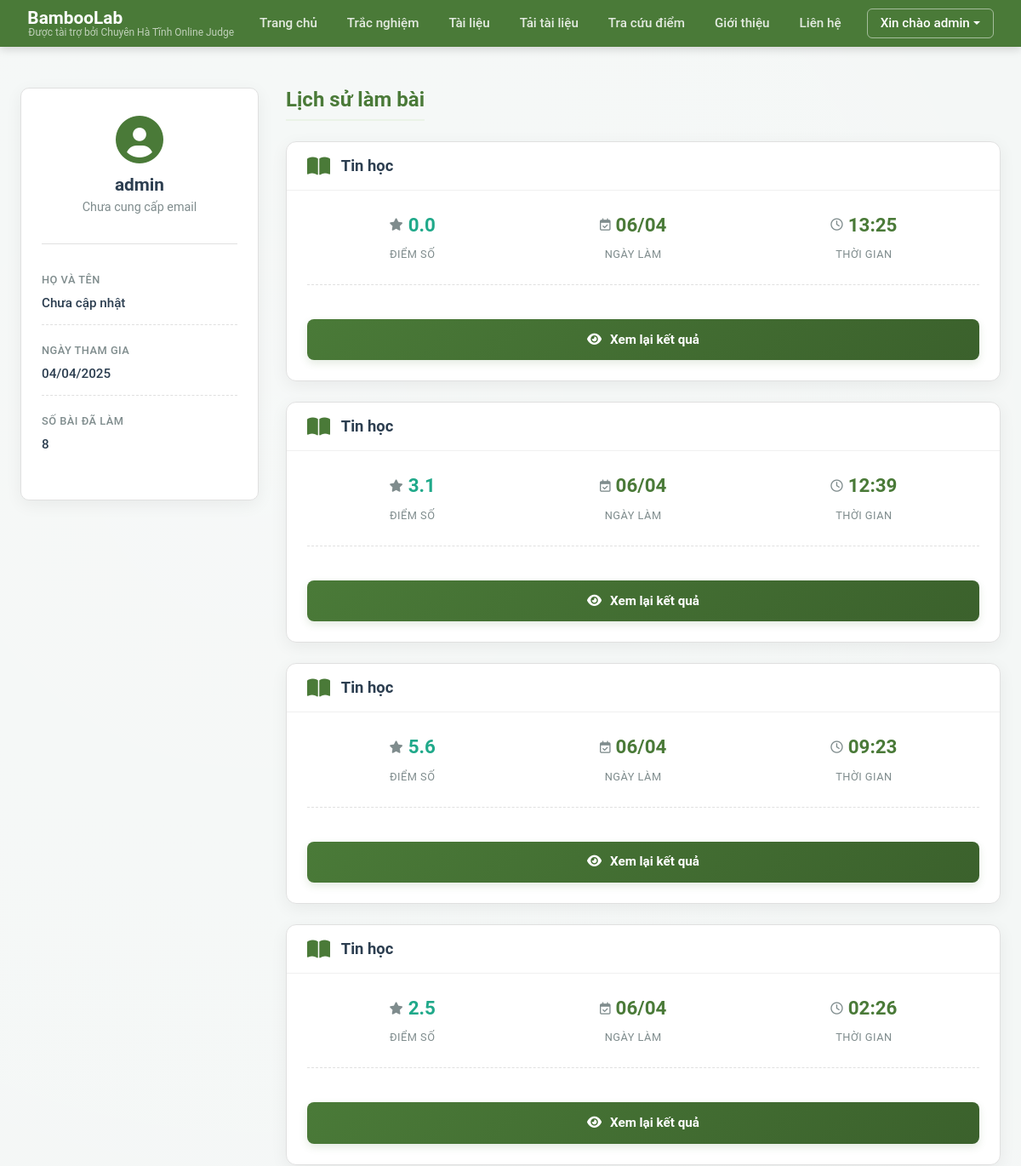
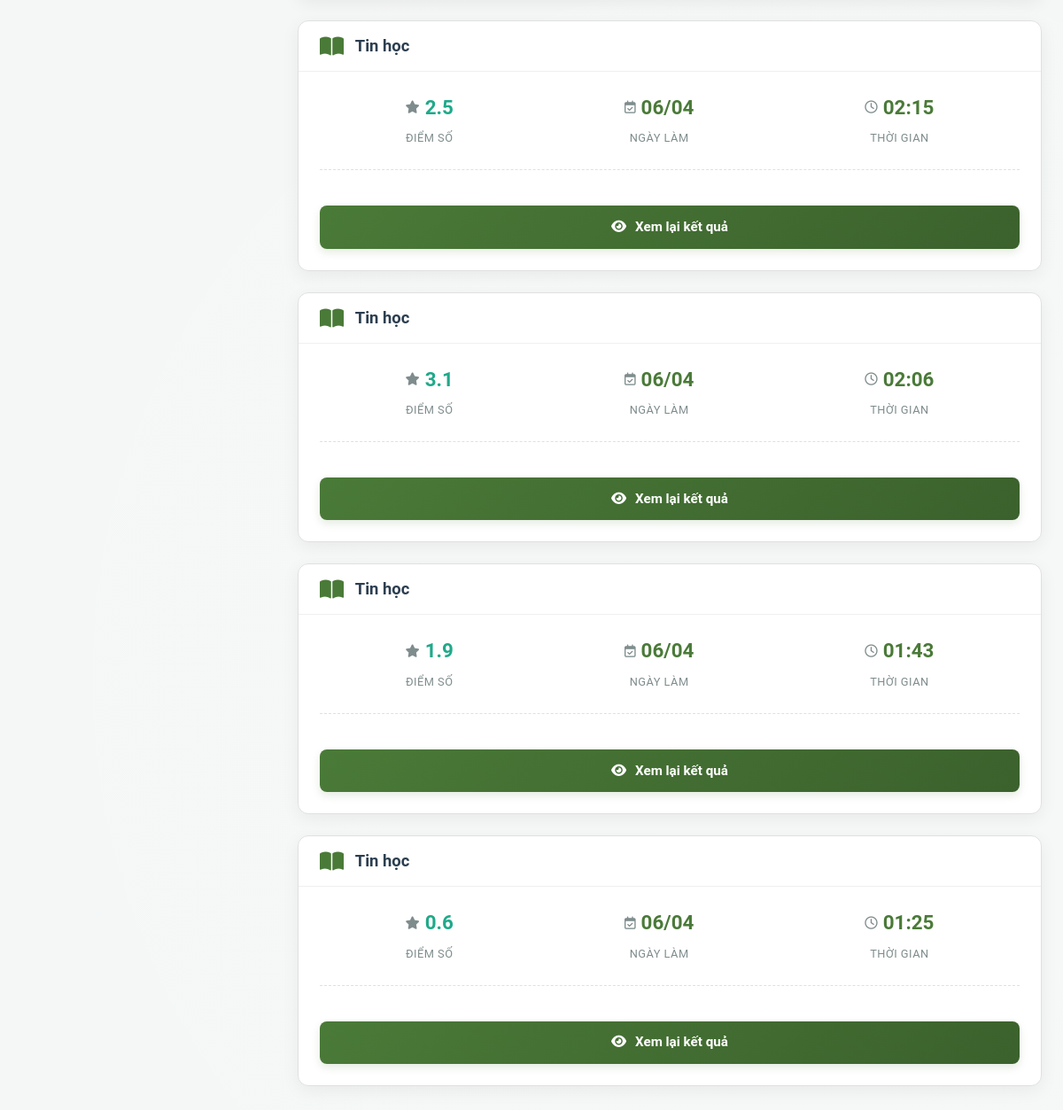
/profile/ (signed in), run on the app's committed database (2 pictures, top to bottom).
### core/models.py (models this page shows, shortened)
class QuizAttempt(models.Model):
    id = models.UUIDField(primary_key=True, default=uuid.uuid4, editable=False)
    user = models.ForeignKey(User, on_delete=models.CASCADE, related_name='quiz_attempts')
    subject = models.ForeignKey(Subject, on_delete=models.CASCADE)
    start_time = models.DateTimeField(default=timezone.now)
    end_time = models.DateTimeField(null=True, blank=True)
    questions = models.ManyToManyField(Question, related_name='attempts')
    score = models.FloatField(null=True, blank=True, help_text="Điểm số trên thang 10")
    completed = models.BooleanField(default=False)
    class Meta:
        ordering = ['-start_time']
        verbose_name = "Lần làm bài"
        verbose_name_plural = "Các lần làm bài"

class Subject(models.Model):
    name = models.CharField(max_length=100, unique=True, verbose_name="Tên môn học")
    code = models.CharField(max_length=20, blank=True, null=True, verbose_name="Mã môn học")
    description = models.TextField(blank=True, null=True, verbose_name="Mô tả")
    created_at = models.DateTimeField(auto_now_add=True)
    updated_at = models.DateTimeField(auto_now=True)
    class Meta:
        verbose_name = "Môn học"
        verbose_name_plural = "Môn học"
        ordering = ['name']

### core/views.py (the view)
# urls.py: path("profile/", user_profile, name="user_profile"),
@login_required
def user_profile(request):
    user = request.user
    quiz_attempts = QuizAttempt.objects.filter(user=user, completed=True)\
                                     .select_related('subject')\
                                     .order_by('-end_time')
    context = {
        'user': user,
        'quiz_attempts': quiz_attempts,
    }
    return render(request, 'profile.html', context)

### templates/profile.html (shortened to what this page needs)
{% extends 'base.html' %}
{% load static %}
{% block styles %}
<link rel="stylesheet" href="https://cdnjs.cloudflare.com/ajax/libs/font-awesome/6.0.0/css/all.min.css">
{% endblock %}
{% block content %}
<div class="profile-layout">
    <aside class="profile-sidebar">
        <div class="sidebar-header">
            <i class="fas fa-user-circle"></i>
            <h2>{{ user.username }}</h2>
            <p>{{ user.email|default:"Chưa cung cấp email" }}</p>
        </div>
        <div class="user-details">
            <dl>
                <dt>Họ và tên</dt>
                <dd>{{ user.get_full_name|default:"Chưa cập nhật" }}</dd>
                <dt>Ngày tham gia</dt>
                <dd>{{ user.date_joined|date:"d/m/Y" }}</dd>
                <dt>Số bài đã làm</dt>
                <dd>{{ quiz_attempts.count }}</dd>
            </dl>
        </div>
    </aside>
    <main class="history-content">
        <h1 class="content-header">Lịch sử làm bài</h1>
        {% if quiz_attempts %}
            {% for attempt in quiz_attempts %}
            <div class="history-card">
                <div class="history-card-header">
                    <i class="fas fa-book-open"></i>
                    <h3>{{ attempt.subject.name }}</h3>
                </div>
                <div class="history-card-body">
                    <div class="history-stats">
                        <div class="stat-item">
                            <span class="stat-value score">
                                <i class="fas fa-star"></i>
                                {{ attempt.score|floatformat:1|default:"--" }}
                            </span>
                            <span class="stat-label">Điểm số</span>
                        </div>
                        <div class="stat-item">
                            <span class="stat-value">
                                <i class="far fa-calendar-check"></i>
                                {{ attempt.end_time|default:attempt.start_time|date:"d/m" }}
                            </span>
                            <span class="stat-label">Ngày làm</span>
                        </div>
                        <div class="stat-item">
                            <span class="stat-value">
                                <i class="far fa-clock"></i>
                                {{ attempt.end_time|default:attempt.start_time|date:"H:i" }}
                            </span>
                            <span class="stat-label">Thời gian</span>
                        </div>
                    </div>
                    <div class="history-card-footer">
                        <a href="{% url 'quiz_result' attempt.id %}" class="btn-view-result" title="Xem chi tiết kết quả">
                             <i class="fas fa-eye"></i> Xem lại kết quả
                        </a>
                    </div>
                </div>
            </div>
            {% endfor %}
        {% endif %}
    </main>
</div>
{% endblock %}

### templates/base.html (shortened to what this page needs)
<!DOCTYPE html>
<html lang="vi">
<head>
    <link href="https://cdn.jsdelivr.net/npm/bootstrap@5.3.0-alpha1/dist/css/bootstrap.min.css" rel="stylesheet">
    <link rel="stylesheet" href="https://cdnjs.cloudflare.com/ajax/libs/font-awesome/6.4.0/css/all.min.css">
    {% block styles %}{% endblock %}
</head>
<body>
    {% block navbar %}
    <nav class="navbar">
        <div class="navbar-container">
            <div class="logo-container">
                <div class="logo">
                    <a href="/">
                        <span>BambooLab</span>
                    </a>
                </div>
                <div class="sponsor-text">
                    Được tài trợ bởi Chuyên Hà Tĩnh Online Judge
                </div>
            </div>
            <div class="nav-links">
                 <a href="/" class="{% if request.path == '/' %}active{% endif %}">Trang chủ</a>
                 {% if user.is_staff %}
                 <a href="{% url 'quiz-list' %}" class="{% if '/quiz/' in request.path %}active{% endif %}">Trắc nghiệm</a>
                 <a href="{% url 'document-list' %}" class="{% if '/documents/' in request.path %}active{% endif %}">Tài liệu</a>
                 <a href="{% url 'upload-document' %}" class="{% if request.path == '/upload-document/' %}active{% endif %}">Tải tài liệu</a>
                 <a href="{% url 'score-ranking' %}" class="{% if request.path == '/score-ranking/' %}active{% endif %}">Tra cứu điểm</a>
                 {% endif %}
                 <a href="#">Giới thiệu</a>
                 <a href="#">Liên hệ</a>
            </div>
            <div class="nav-buttons">
                 {% if user.is_authenticated %}
                 <div class="nav-item dropdown">
                     <a class="login-btn dropdown-toggle d-flex align-items-center" href="#" id="userDropdownOld" role="button" data-bs-toggle="dropdown" aria-expanded="false">
                         Xin chào {{ user.first_name|default:user.username }}
                     </a>
                 </div>
                 {% else %}
                 <a href="{% url 'login_view' %}" class="login-btn">Đăng nhập</a>
                 <a href="{% url 'register_view' %}" class="signup-btn">Đăng ký</a>
                 {% endif %}
            </div>
        </div>
    </nav>
    {% endblock %}
    <main class="flex-grow-1">
        {% block content %}{% endblock %}
    </main>
</body>
</html>

### templates/base.html (style rules this page uses)
:root { --primary-color: #5a9145; --primary-light: #7db25a; --primary-dark: #4a7a38; --primary-bg: #edf5e7; --accent-color: #20a98a; --text-color: #3b5728; --text-light: #6b8b54; --white: #FFFFFF; --light-bg: #f5f9f0; --dark-bg: #ebf2e4; --gray-text: #6c757d; --card-shadow: 0 10px 30px rgba(0, 0, 0, 0.07); --border-color: rgba(0, 0, 0, 0.07); }
body { font-family: 'Segoe UI', Tahoma, Geneva, Verdana, sans-serif; color: var(--gray-text); background-color: var(--primary-bg); background-image: radial-gradient(circle at 25% 20%, rgba(255, 255, 255, 0.2) 0%, transparent 50%), radial-gradient(circle at 75% 80%, rgba(255, 255, 255, 0.2) 0%, transparent 50%); background-attachment: fixed; margin: 0; display: flex; flex-direction: column; min-height: 100vh; }
main { flex-grow: 1; }
.navbar { background-color: var(--primary-dark); box-shadow: 0 3px 10px rgba(0, 0, 0, 0.15); padding: 10px 0; position: sticky; top: 0; z-index: 1000; }
.navbar-container { display: flex; justify-content: space-between; align-items: center; max-width: 1200px; margin: 0 auto; padding: 0 20px; height: 100%; }
.logo-container { display: flex; flex-direction: column; align-items: flex-start; flex-shrink: 0; margin-right: 20px; }
.logo a { display: flex; align-items: center; text-decoration: none; color: var(--white); font-weight: bold; font-size: 1.3rem; line-height: 1; }
.sponsor-text { font-size: 0.75rem; color: rgba(255, 255, 255, 0.65); margin-top: 0px; line-height: 1; font-weight: 400; margin-left: 1px; }
.nav-links { display: flex; gap: 15px; justify-content: center; flex-grow: 1; }
.nav-links a { text-decoration: none; color: rgba(255, 255, 255, 0.85); font-weight: 500; transition: color 0.3s, background-color 0.3s; padding: 5px 10px; border-radius: 6px; font-size: 0.95rem; }
.nav-buttons { display: flex; gap: 10px; flex-shrink: 0; margin-left: 20px; align-items: center; }
.login-btn, .signup-btn { padding: 5px 15px; border-radius: 6px; text-decoration: none; font-weight: 500; transition: all 0.3s; font-size: 0.95rem; white-space: nowrap; }
.login-btn { color: var(--white); border: 1px solid rgba(255, 255, 255, 0.5); }

### data on the page
QuizAttempt: subject.name "Tin học", score "0.0", end_time "06/04", end_time "13:25"
QuizAttempt: subject.name "Tin học", score "3.1", end_time "06/04", end_time "12:39"
QuizAttempt: subject.name "Tin học", score "5.6", end_time "06/04", end_time "09:23"
QuizAttempt: subject.name "Tin học", score "2.5", end_time "06/04", end_time "02:26"
QuizAttempt: subject.name "Tin học", score "2.5", end_time "06/04", end_time "02:15"
QuizAttempt: subject.name "Tin học", score "3.1", end_time "06/04", end_time "02:06"
QuizAttempt: subject.name "Tin học", score "1.9", end_time "06/04", end_time "01:43"
QuizAttempt: subject.name "Tin học", score "0.6", end_time "06/04", end_time "01:25"

### other printed values
{{ user.first_name|default:user.username }} "admin"
{{ user.username }} "admin"
{{ user.email|default:"Chưa cung cấp email" }} "Chưa cung cấp email"
{{ user.get_full_name|default:"Chưa cập nhật" }} "Chưa cập nhật"
{{ user.date_joined|date:"d/m/Y" }} "04/04/2025"
{{ quiz_attempts.count }} "8"
